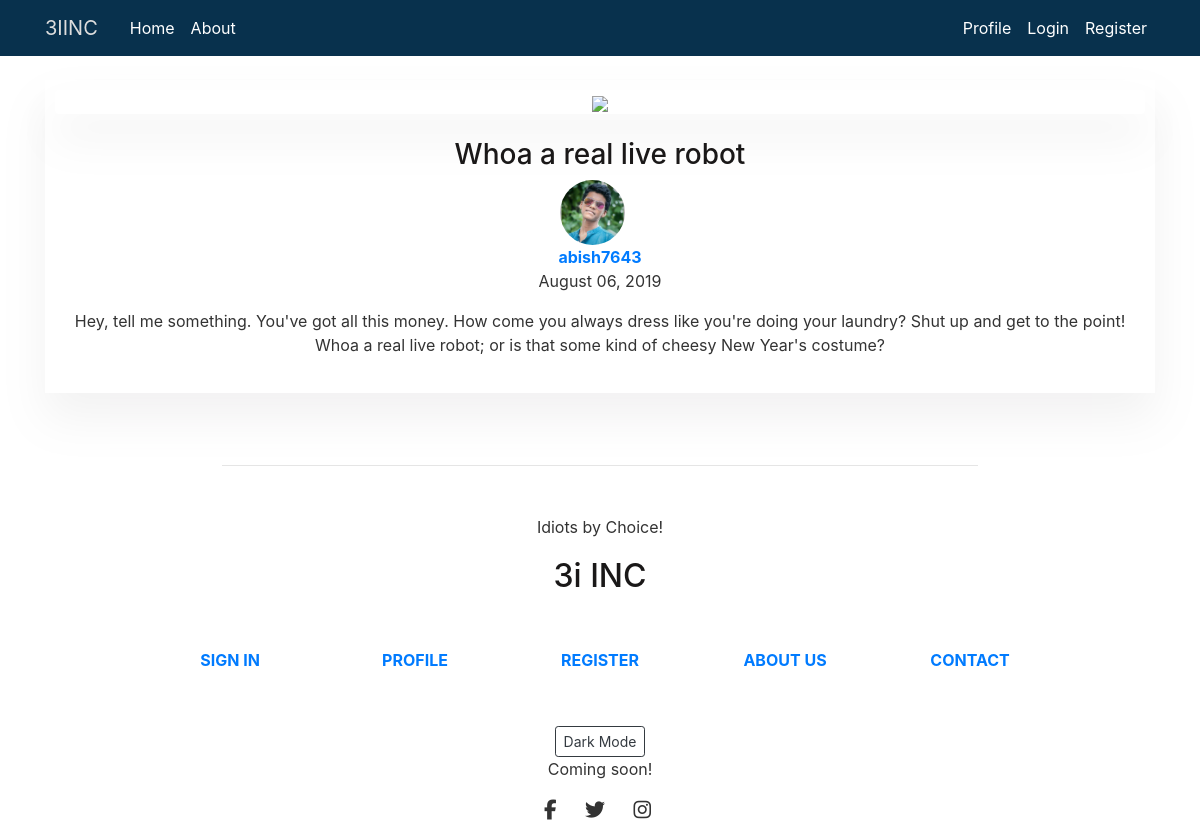
Screenshot of /post/15/ with the database file from the repository.
### blog/models.py (models this page shows, shortened)
class Post(models.Model):
    title = models.CharField(max_length=100)
    subtitle = models.CharField(max_length=140, default='SOME STRING')
    content = models.TextField()
    date_posted = models.DateTimeField(default=timezone.now)
    author = models.ForeignKey(User, on_delete=models.CASCADE)

### users/models.py (models this page shows, shortened)
class Profile(models.Model):
    user = models.OneToOneField(User, on_delete=models.CASCADE)
    image = models.ImageField(default='default.jpg', upload_to='profile_pics')

### blog/views.py (the view)
# urls.py: path('post/<int:pk>/', PostDetailView.as_view(), name="post-detail"),
class PostDetailView(DetailView):
    model = Post

### blog/templates/blog/post_detail.html (shortened to what this page needs)
{% extends "blog/base.html" %}
{% block content %}
<div class="container">
    <div class="col-lg-12 col-md-12 mb-4 shadow text-center">
        <div class="view overlay rounded z-depth-2 mb-4 shadowed">
            <img class="img-fluid" src="https://mdbootstrap.com/img/Photos/Others/images/43.jpg">
        </div>
        <h3 class="font-weight-bold mb-3">
            <h3 class="">{{ object.title }}</h3>
        </h3>
        <div class="container-fluid">
            <img class="rounded-circle article-img" src="{{object.author.profile.image.url}}">
            <p><a class="font-weight-bold text-center" href="{% url 'user-posts' post.author.username %}">{{object.author}} </a>
            <br>{{ post.date_posted|date:"F d, Y" }}</p>
        </div>
        <p class="dark-grey-text text-center">{{ object.content }}</p>
    </div>
</div>
{% endblock content %}

### blog/static/blog/main.css (style rules this page uses)
body { color: #333333; margin-top: 5rem; font-family: -apple-system, BlinkMacSystemFont, 'Segoe UI', Roboto, Oxygen, Ubuntu, Cantarell, 'Open Sans', 'Helvetica Neue', sans-serif; }
h1, h2, h3, h4, h5, h6 { color: #1a1818; }
.shadow { box-shadow: 0px 25px 42px rgba(125, 123, 128, 0.1); align-items: center; justify-content: center; padding: 10px; align-items: center; justify-content: center; padding-bottom: 20px; margin-right: 1px; }
.shadowed { box-shadow: 0px 25px 42px rgba(125, 123, 128, 0.1); }
.article-img { height: 65px; width: 65px; margin-right: 16px; }

### rows the page displays
Post: title "Whoa a real live robot", author.profile.image (picture), author "abish7643", date_posted "August 06, 2019", content "Hey, tell me something. You've got all this money. How come you always dress like you're doing your laundry? Shut up and get to the point! Whoa a real live robot; or is that some kind of cheesy New Year's costume?"
